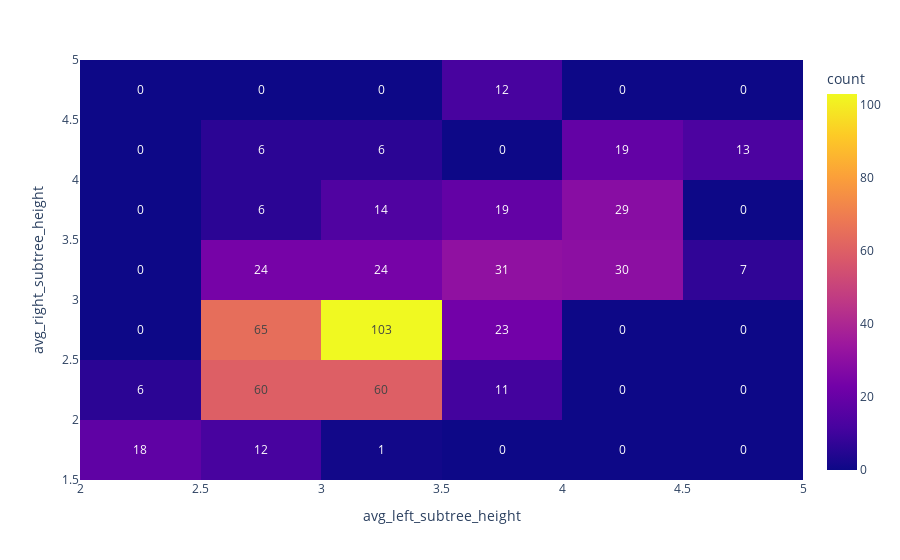

Notebook source saved alongside this figure:
### Code cell
fig = px.density_heatmap(df_LLM, x="avg_left_subtree_height", y="avg_right_subtree_height",text_auto=True)
fig.show()

### Figure 1 — Plotly figure (JSON) as saved in the notebook; plotly's stock layout.template omitted (floating-point values rounded to 4 significant figures; data arrays with more than 128 entries replaced by an {"elided": "..."} marker saying what was removed)
{"data": [{"coloraxis": "coloraxis", "hovertemplate": "avg_left_subtree_height=%{x}<br>avg_right_subtree_height=%{y}<br>count=%{z}<extra></extra>", "name": "", "texttemplate": "%{z}", "type": "histogram2d", "x": {"elided": "599 float values"}, "xaxis": "x", "xbingroup": "x", "y": {"elided": "599 float values"}, "yaxis": "y", "ybingroup": "y"}], "layout": {"coloraxis": {"colorbar": {"title": {"text": "count"}}, "colorscale": [[0, "#0d0887"], [0.1111, "#46039f"], [0.2222, "#7201a8"], [0.3333, "#9c179e"], [0.4444, "#bd3786"], [0.5556, "#d8576b"], [0.6667, "#ed7953"], [0.7778, "#fb9f3a"], [0.8889, "#fdca26"], [1, "#f0f921"]]}, "legend": {"tracegroupgap": 0}, "margin": {"t": 60}, "xaxis": {"anchor": "y", "domain": [0, 1], "title": {"text": "avg_left_subtree_height"}}, "yaxis": {"anchor": "x", "domain": [0, 1], "title": {"text": "avg_right_subtree_height"}}}}
